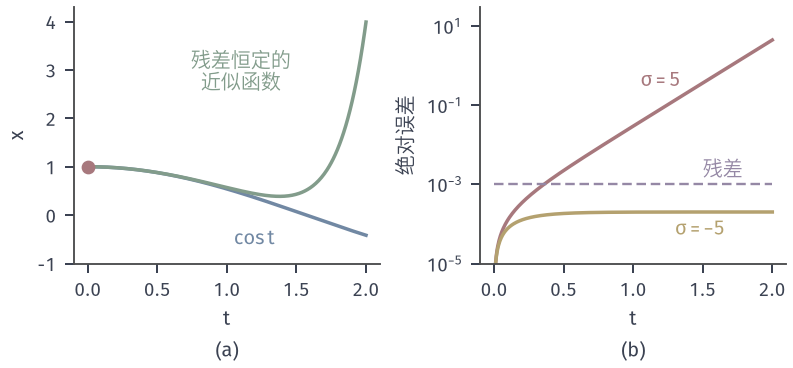

The script that drew this image:
from pathlib import Path
import sys
sys.path.insert(0, str(Path(__file__).resolve().parents[1]/"odenum-common"))
from odenum_common import *

# Target: same residual, opposite amplification: x'=+-5(x-cos t)-sin t, constant residual 1e-3.
r = 1e-3
t = np.linspace(0, 2, 400)
fig, ax = figure(width_mm=112, height_mm=52, ncols=2)
pert = np.cos(t)+r/5*(np.exp(5*t)-1)
ax[0].plot(t, np.cos(t), color=BLUE, lw=1.4)
ax[0].plot(t, pert, color=GREEN, lw=1.4)
ax[0].plot([0], [1], 'o', color=RED, ms=4.5, zorder=5)
ax[0].set_xlabel(r'$t$'); ax[0].set_ylabel(r'$x$')
ax[0].set_ylim(-1, 4.3)
ax[0].text(1.05, -.62, r'$\cos t$', color=BLUE)
ax[0].text(1.1, 2.6, '残差恒定的\n近似函数', color=GREEN, ha='center')
grow = r/5*(np.exp(5*t)-1); dec = r/5*(1-np.exp(-5*t))
ax[1].semilogy(t[1:], grow[1:], color=RED, lw=1.4)
ax[1].semilogy(t[1:], dec[1:], color=YELLOW, lw=1.4)
ax[1].semilogy(t, r+0*t, color=PURPLE, lw=.95, ls=(0, (4, 2)))
ax[1].set_xlabel(r'$t$'); ax[1].set_ylabel('绝对误差')
ax[1].set_ylim(1e-5, 30)
ax[1].text(1.34, 3e-1, r'$\sigma=5$', color=RED, ha='right')
ax[1].text(1.3, 5.3e-5, r'$\sigma=-5$', color=YELLOW)
ax[1].text(1.5, 1.6e-3, '残差', color=PURPLE)
panel(ax[0], '(a)', -.3); panel(ax[1], '(b)', -.3)
save(fig, Path(__file__).resolve().parent, 'figure', {'formula': 'x=sigma*(x-cos t)-sin t+r', 'r': r, 'final_error': float(grow[-1])})
